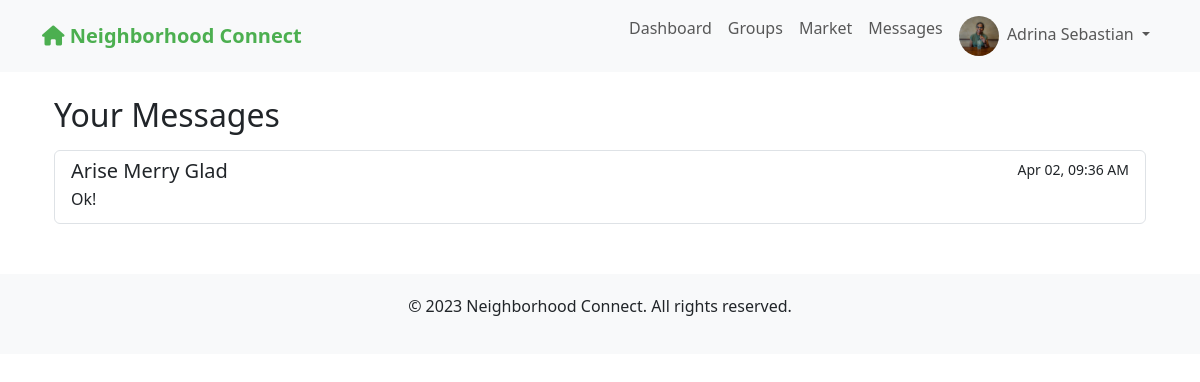
Screenshot of /messages (signed in) with the database file from the repository.
### app.py (models this page shows)
class User(UserMixin, db.Model):
    id = db.Column(db.Integer, primary_key=True)
    email = db.Column(db.String(100), unique=True, nullable=False)
    password = db.Column(db.String(200), nullable=False)
    name = db.Column(db.String(100), nullable=False)
    address = db.Column(db.String(200), nullable=False)
    neighborhood_id = db.Column(db.Integer, db.ForeignKey('neighborhood.id'), nullable=False)
    profile_pic = db.Column(db.String(200), default='default.jpg')
    created_at = db.Column(db.DateTime, default=datetime.utcnow)
    is_admin = db.Column(db.Boolean, default=False)
    posts = db.relationship('Post', backref='author', lazy=True)
    comments = db.relationship('Comment', backref='author', lazy=True)
    incidents = db.relationship('Incident', backref='reporter', lazy=True)
    group_memberships = db.relationship('GroupMember', backref='user', lazy=True)

class Message(db.Model):
    id = db.Column(db.Integer, primary_key=True)
    sender_id = db.Column(db.Integer, db.ForeignKey('user.id'), nullable=False)
    receiver_id = db.Column(db.Integer, db.ForeignKey('user.id'), nullable=False)
    content = db.Column(db.Text, nullable=False)
    timestamp = db.Column(db.DateTime, default=datetime.utcnow)  # This is the critical column
    is_read = db.Column(db.Boolean, default=False)
    item_id = db.Column(db.Integer, db.ForeignKey('market_item.id'), nullable=True)
    sender = db.relationship('User', foreign_keys=[sender_id], backref='sent_messages')
    receiver = db.relationship('User', foreign_keys=[receiver_id], backref='received_messages')
    item = db.relationship('MarketItem', backref='messages')

### app.py (the view)
@app.route('/messages')
@login_required
def messages():
    sent = db.session.query(Message.receiver_id).filter_by(sender_id=current_user.id).distinct()
    received = db.session.query(Message.sender_id).filter_by(receiver_id=current_user.id).distinct()
    user_ids = {id for (id,) in sent.union_all(received)}
    conversations = []
    for user_id in user_ids:
        user = User.query.get(user_id)
        last_message = Message.query.filter(
            ((Message.sender_id == current_user.id) & (Message.receiver_id == user_id)) |
            ((Message.sender_id == user_id) & (Message.receiver_id == current_user.id))
        ).order_by(Message.timestamp.desc()).first()
        unread_count = Message.query.filter_by(
            sender_id=user_id,
            receiver_id=current_user.id,
            is_read=False
        ).count()
        conversations.append({
            'user': user,
            'last_message': last_message,
            'unread_count': unread_count
        })
    conversations.sort(key=lambda x: x['last_message'].timestamp, reverse=True)
    return render_template('messages.html', conversations=conversations)

### app.py (called while the page is built)
@login_manager.user_loader
def load_user(user_id):
    return User.query.get(int(user_id))

### templates/messages.html (shortened to what this page needs)
{% extends "base.html" %}
{% block content %}
<div class="container mt-4">
    <h2>Your Messages</h2>
    {% if not conversations %}
    <div class="alert alert-info mt-3">
        You have no messages yet.
    </div>
    {% else %}
    <div class="list-group mt-3">
        {% for conv in conversations %}
        <a href="{{ url_for('view_conversation', user_id=conv.user.id) }}"
           class="list-group-item list-group-item-action {% if conv.unread_count > 0 %}list-group-item-primary{% endif %}">
            <div class="d-flex w-100 justify-content-between">
                <h5 class="mb-1">
                    {{ conv.user.name }}
                </h5>
                <small>{{ conv.last_message.timestamp.strftime('%b %d, %I:%M %p') }}</small>
            </div>
            <p class="mb-1">
                {% if conv.last_message.sender_id == current_user.id %}
                You: {{ conv.last_message.content|truncate(50) }}
                {% else %}
                {{ conv.last_message.content|truncate(50) }}
                {% endif %}
            </p>
        </a>
        {% endfor %}
    </div>
    {% endif %}
</div>
{% endblock %}

### templates/base.html (shortened to what this page needs)
<!DOCTYPE html>
<html lang="en">
<head>
    <link rel="stylesheet" href="https://cdn.jsdelivr.net/npm/bootstrap@5.3.0/dist/css/bootstrap.min.css">
    <link rel="stylesheet" href="https://cdnjs.cloudflare.com/ajax/libs/font-awesome/6.0.0-beta3/css/all.min.css">
</head>
<body>
    <nav class="navbar navbar-expand-lg navbar-light bg-light">
        <div class="container">
            <a class="navbar-brand" href="{{ url_for('index') }}">
                <i class="fas fa-home"></i> Neighborhood Connect
            </a>
            <div class="collapse navbar-collapse" id="navbarNav">
                <ul class="navbar-nav ms-auto">
                    {% if current_user.is_authenticated %}
                        <li class="nav-item">
                            <a class="nav-link" href="{{ url_for('dashboard') }}">Dashboard</a>
                        </li>
                        <li class="nav-item">
                            <a class="nav-link" href="{{ url_for('groups') }}">Groups</a>
                        </li>
                        <li class="nav-item">
                            <a class="nav-link" href="{{ url_for('market') }}">Market</a>
                        </li>
                        <li class="nav-item">
                            <a class="nav-link" href="{{ url_for('messages') }}">
                                Messages
                            </a>
                        </li>
                        <li class="nav-item dropdown">
                            <a class="nav-link dropdown-toggle" href="#" id="navbarDropdown" role="button" data-bs-toggle="dropdown" aria-expanded="false">
                                <img src="{{ url_for('static', filename='uploads/' + current_user.profile_pic) }}" alt="Profile" class="profile-img me-1">
                                {{ current_user.name }}
                            </a>
                        </li>
                    {% endif %}
                </ul>
            </div>
        </div>
    </nav>
    <div class="container mt-4">
        {% block content %}{% endblock %}
    </div>
    <footer class="footer">
        <div class="container">
            <p>&copy; 2023 Neighborhood Connect. All rights reserved.</p>
        </div>
    </footer>
</body>
</html>

### templates/base.html (style rules this page uses)
.navbar-brand { font-weight: bold; color: #4CAF50 !important; }
.profile-img { width: 40px; height: 40px; border-radius: 50%; object-fit: cover; }
.footer { margin-top: 50px; padding: 20px 0; background-color: #f8f9fa; text-align: center; }

### rows the page displays
User: profile_pic (picture), name "Adrina Sebastian"
User: user.name "Arise Merry Glad"
Message: last_message.timestamp "Apr 02, 09:36 AM", last_message.content "Ok!"
